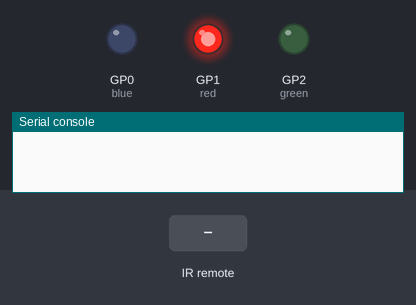
Simulated run of this program. Board: Raspberry Pi Pico running MicroPython. Parts: output pins drawn as LEDs (lit = HIGH), the last lines printed to the serial console. The inputs (shaded band) are chosen by the test bench.

Above: at 1.2 s.
1.3 s: infrared code 0x45 received
At 2.0 s:
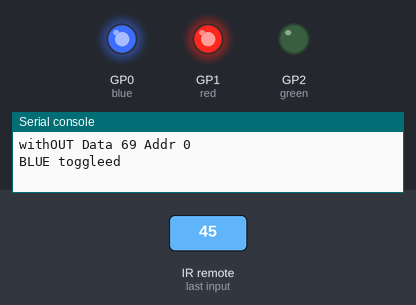
Timing chart, 0 to 4.3 s (numbered marks = the images above; inputs shaded):
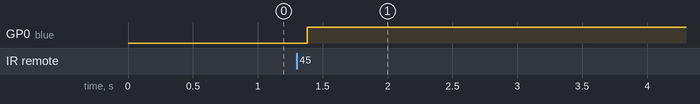

The program:

controlLED.py
```python
#testClass.py
# Take IR On - then off/special flash

#testClass.py

import time
from machine import Pin
#from pyb import LED
from ir_rx.nec import NEC_8  # NEC remote, 8 bit addresses

blue = Pin(0, Pin.OUT)
red = Pin(1, Pin.OUT)
green = Pin(2, Pin.OUT)
red.toggle()

# 88 red, 89 green, 69 blue
redIR= '88'
greenIR = '89'
blueIR = '69'
offFactor = 99

redIROff= '188'
greenIROff = '187'
blueIROff = '168'

irOff = {'redIROff': 188,'greenIROff': 187, 'blueIRoff': 168}
"""
withOUT Data 188 Addr 0
REd toggleed

withOUT Data 187 Addr 0

withOUT Data 168 Addr 0"""
def flashLed(led, count=3, speed= 0.5 ):
    print(f"Flashing: led: {led} count: {count}")
    while count >= 0:
        count-=1
        led.toggle()
        time.sleep(speed)
        led.toggle()
        time.sleep(speed)

def callback(data, addr, ctrl):
    if data < 0:  # NEC protocol sends repeat codes.
        pass
        print('Repeat code.')
    else:
       # print("With OUT :02x and :04x")
        print('withOUT Data {} Addr {}'.format(data, addr))
        if redIR in str(data):
            print("REd toggleed")
            red.toggle()
        elif greenIR in str(data):
            print("GREEN toggleed")
            green.toggle()
        elif blueIR in str(data):
            print("BLUE toggleed")
            blue.toggle()

        if redIROff in str(data):
            print("REd OFF toggleed")
            flashLed(red)
        elif greenIROff in str(data):
            print("GREEN OFF toggleed")
            flashLed(green)
        elif blueIROff in str(data):
            print("BLUE OFF toggleed")
            flashLed(blue, 6, 0.2)


        #print("With :02x and :04x")
        #print('WITH Data {:04x} Addr {:04x}'.format(data, addr))
        #print()
        print()
ir = NEC_8(Pin(16, Pin.IN), callback)


while True:
    time.sleep_ms(500)
    #red.toggle()
    #red.toggle()
```

Measured:
- after the input at 1.3 s, GP0 (blue): LOW → HIGH after 0.08 s
